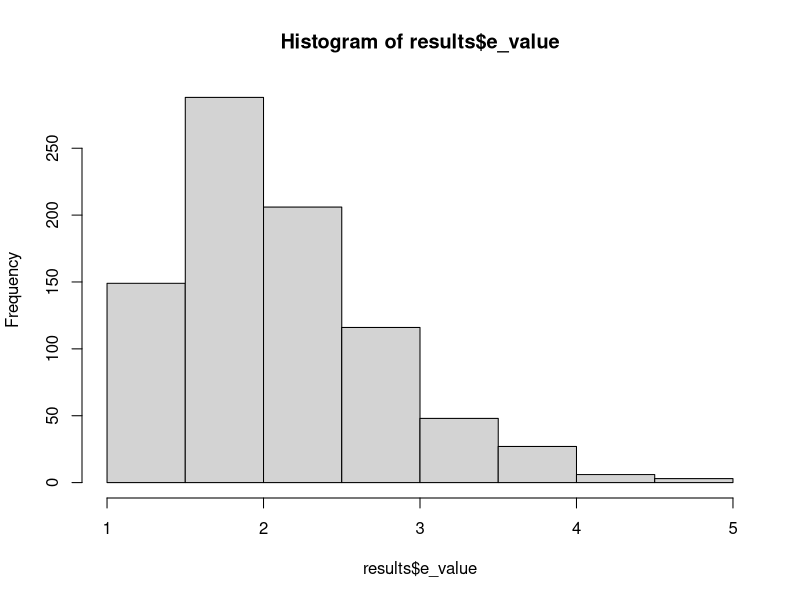
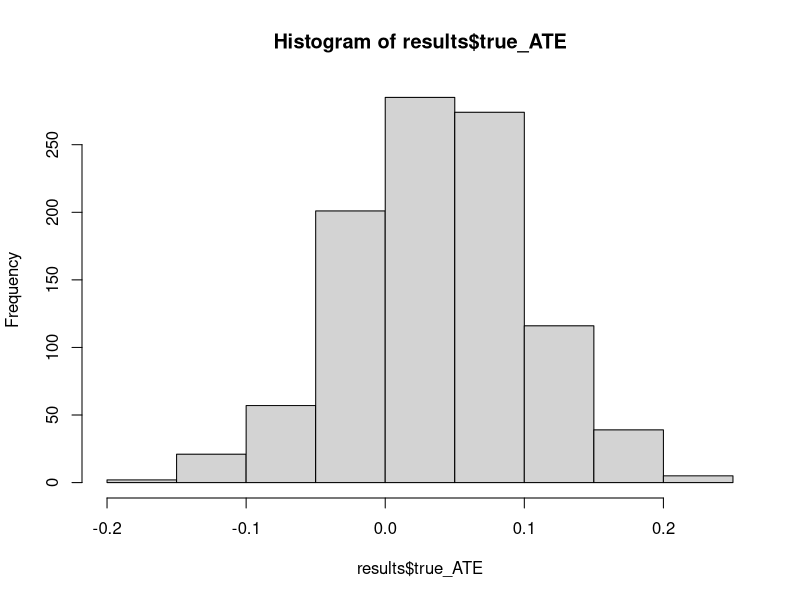
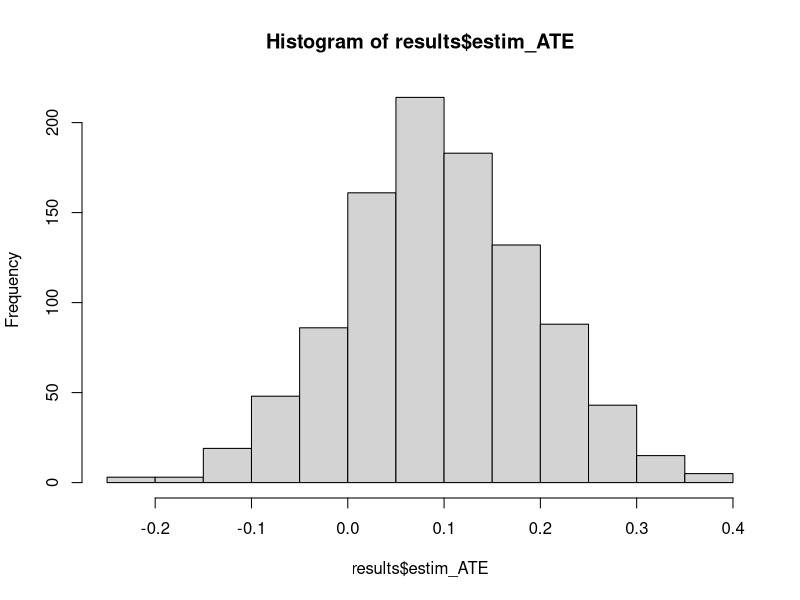

The R script that drew these images, in order:
# Simulation Study
# 15.12.2024
# Ermioni Athanasiadi

library(tidyverse)
library(ggplot2)


# Step 1: Generate Data for sensitivity analysis with e-value

set.seed(456)

sim <- 1000  # number of simulations
N <- 100  # sample size per simulation

# Coefficients
beta_ux <- 0.8  # Coefficient for confounder (U) on X
beta_y0 <- 1
beta_y1 <- 1.5

results <- data.frame(
  sim = integer(sim),
  coef_x = numeric(sim),
  coef_x_u = numeric(sim),
  true_ATE = numeric(sim),
  estim_ATE = numeric(sim),
  rr = numeric(sim),
  e_value = numeric(sim)
)

for (i in 1:sim) {
  # Unmeasured confounder U
  u <- rbinom(N, 1, 0.5)
  
  # treatment X based on U
  prob_x <- plogis(beta_ux * u)
  x <- rbinom(N, 1, prob_x)
  
  error <- rnorm(N)
  
  # potential outcomes
  y0 <- rbinom(N, 1, prob = plogis(beta_y0 * u))
  y1 <- rbinom(N, 1, prob = plogis(beta_y1 * u))
  
  # Binary outcome Y based on X, U
 #  y_prob <- plogis(beta0 + beta1 * x + beta2 * u + error)
  y <- x * y1 + (1-x) * y0
  
  df <- data.frame(id = 1:N, x, y, y1, y0, u)
  
  
  m1 <- glm(y ~ x, data = df, family = "binomial")  # Without U
  m2 <- glm(y ~ x + u, data = df, family = "binomial")  # With U
  
  cont_tab <- table(df$y, df$x)
  A <- cont_tab[1]
  B <- cont_tab[3]
  C <- cont_tab[2]
  D <- cont_tab[4]
  
  # Compute relative risk (RR)
  RR <- (A / (A + B)) / (C / (C + D))
  # RR for E-value: assumed to be equivalent between U = 0 and U = 1
  
  # results
  results[i, ] <- c(
    sim = i,
    coef_x = coef(m1)["x"],  # Coefficient for X without U
    coef_x_u = coef(m2)["x"],  # Coefficient for X with U
    true_ATE =  mean(df$y1) - mean(df$y0),
    estim_ATE = mean(df$y[df$x == 1]) - mean(df$y[df$x == 0]),
    rr = RR,  # Relative risk
    e_value = RR + sqrt(RR * (RR-1))
  )
}

# look at results
summary(results)
hist(results$e_value)
hist(results$true_ATE)
hist(results$estim_ATE)


# Average estimates
mean_coef_x <- mean(results$coef_x)
mean_coef_x_u <- mean(results$coef_x_u)
mean_rr <- mean(results$rr)
mean_e_value <- mean(results$e_value, na.rm = T)  # 18 NAs, negative sqrt

# ATE for binary data?
## get mean probability diff between x=1 and x=0

### Determine what to vary
# strength of confounder
# type of confounder: binary, categorical, continuous
# sample size


# Add measured covariates 
gender <- rbinom(N, 1, 0.55)
age <- sample(18:55, N, replace = T)
edu <- rbinom(N, 1, 0.5)


# Step 2: Account for unmeasured confounding using IV (instrumental variable)

# Dataset with variable correlated with X but not y
iv <- rbinom(N, 1, prob_x)  
# 3 step aproach, regression, prediction, regression


# Step 3: Account for unmeasured confounding using DiD
# repeated measured data structure
# continuous outcome

df$post <- 0
# df <- df %>% mutate(id=row_number())
df2 <- df %>% mutate(post=1)
df <- rbind(df, df2)



